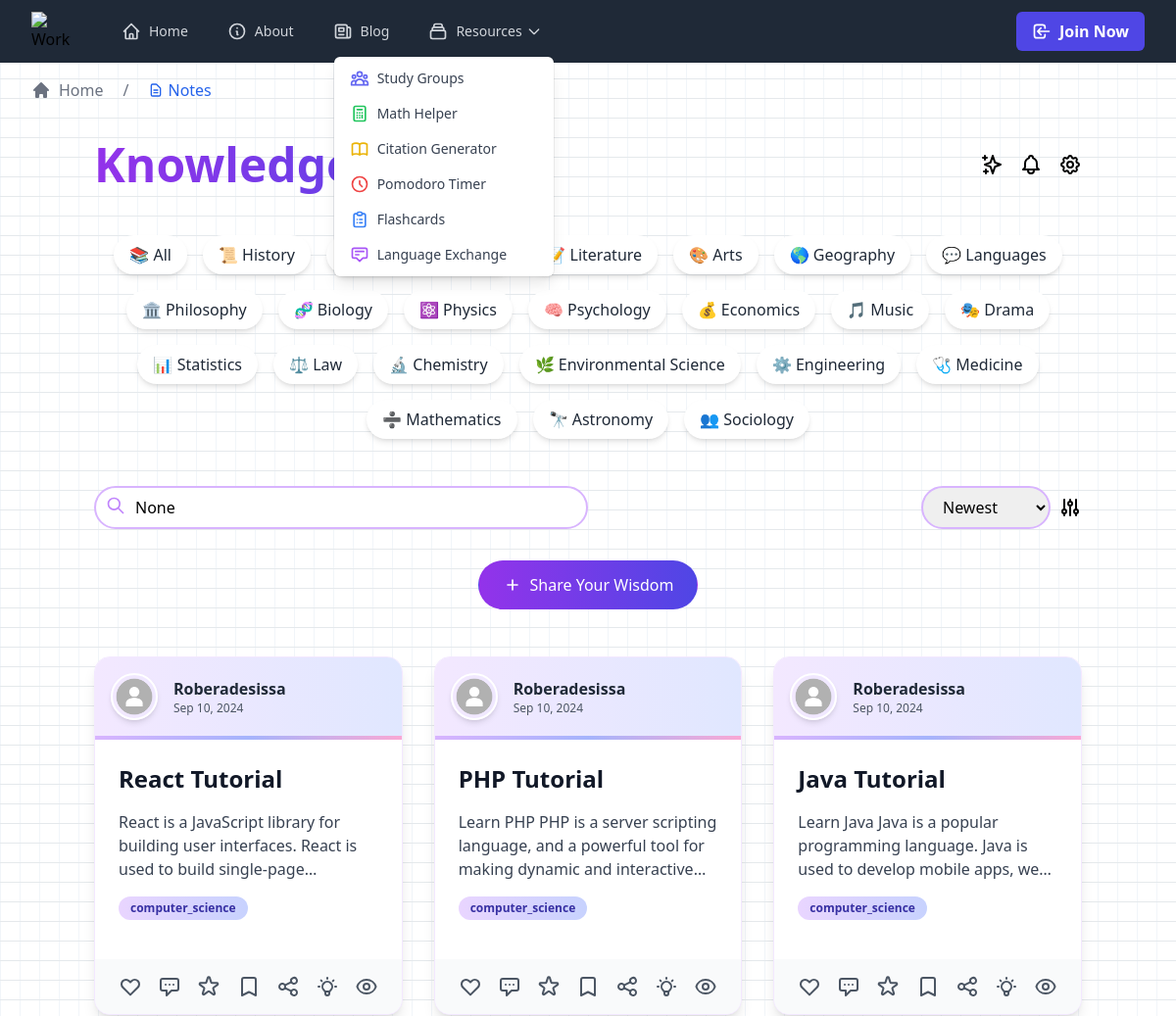
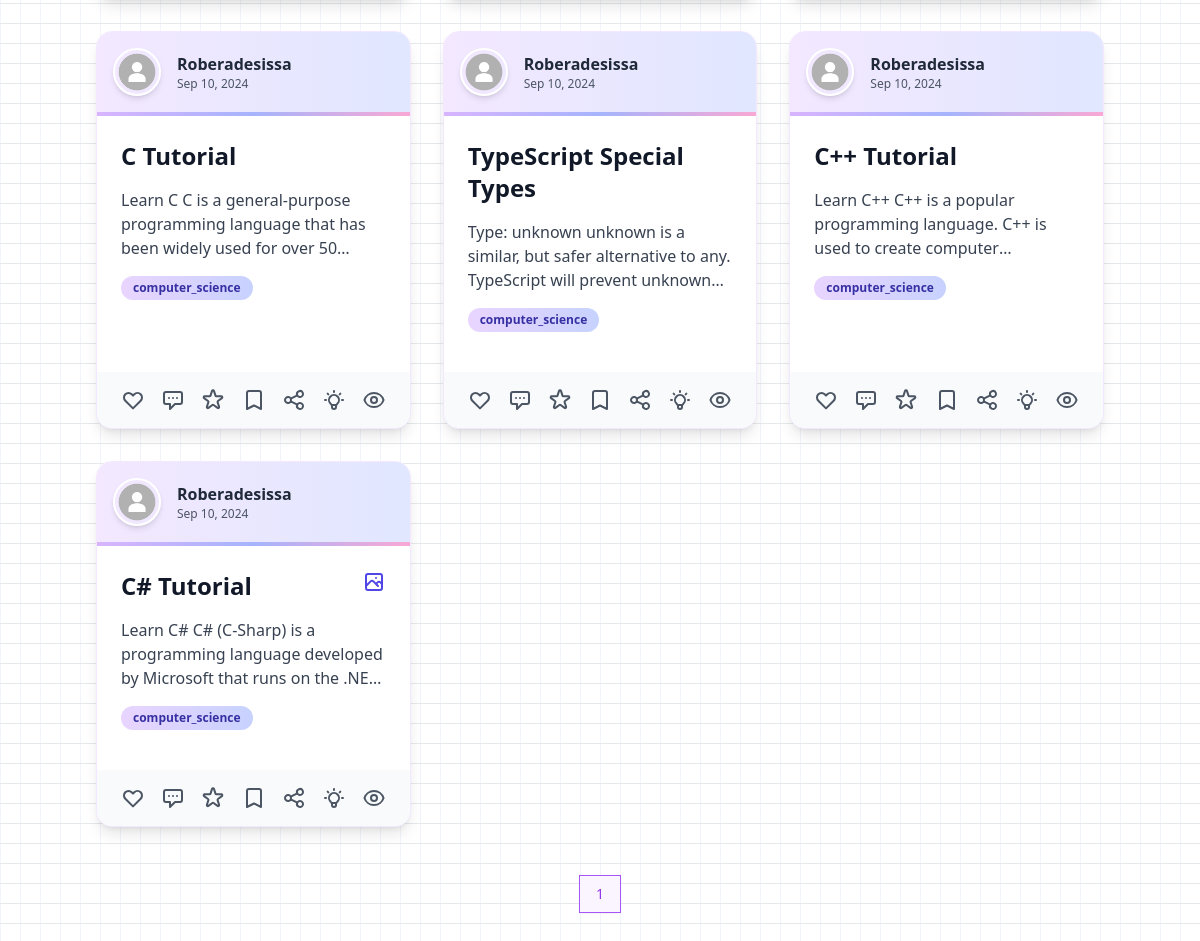
The app's page /notes with its own data (2 pictures, top to bottom).
### models/notes.py (models this page shows, shortened)
class Note(db.Model):
    id = db.Column(db.Integer, primary_key=True)
    title = db.Column(db.String(100), nullable=False)
    summary = db.Column(db.Text, nullable=False)
    content = db.Column(db.Text, nullable=False)
    date_posted = db.Column(db.DateTime, nullable=False, default=datetime.now(timezone.utc))
    subject = db.Column(db.String(50), nullable=False)
    user_id = db.Column(db.Integer, db.ForeignKey('user.id'), nullable=False)
    ratings = db.Column(db.Text, default='[]')
    likes = db.relationship('User', secondary='note_likes', backref=db.backref('liked_notes', lazy='dynamic'))
    dislikes = db.Column(db.Integer, default=0)
    image_file = db.Column(db.String(20), nullable=True)
    comments = db.relationship('Comment', backref='note', lazy='dynamic')
    tags = db.relationship('Tag', secondary=note_tags, backref=db.backref('notes', lazy='dynamic'))
    bookmarks = db.relationship('User', secondary='note_bookmarks', backref=db.backref('bookmarked_notes', lazy='dynamic'))
    note_likes = db.Table('note_likes',
    db.Column('user_id', db.Integer, db.ForeignKey('user.id'), primary_key=True),
    db.Column('note_id', db.Integer, db.ForeignKey('note.id'), primary_key=True)
    )
    note_bookmarks = db.Table('note_bookmarks',
    db.Column('user_id', db.Integer, db.ForeignKey('user.id'), primary_key=True),
    db.Column('note_id', db.Integer, db.ForeignKey('note.id'), primary_key=True)
    )
    saved_by = db.relationship('User', secondary='saved_notes', backref=db.backref('saved_notes', lazy='dynamic'))
    views = db.Column(db.Integer, default=0)
    saved_notes = db.Table('saved_notes',
    db.Column('user_id', db.Integer, db.ForeignKey('user.id'), primary_key=True),
    db.Column('note_id', db.Integer, db.ForeignKey('note.id'), primary_key=True)
    )
    @property
    def ratings_list(self):
        return json.loads(self.ratings)

### models/user.py (models this page shows, shortened)
class User(db.Model, UserMixin):
    id = db.Column(db.Integer, primary_key=True)
    first_name = db.Column(db.String(50), nullable=False)
    last_name = db.Column(db.String(50), nullable=False)
    username = db.Column(db.String(20), unique=True, nullable=False)
    email = db.Column(db.String(120), unique=True, nullable=False)
    password_hash = db.Column(db.String(128), nullable=False)
    school = db.Column(db.String(100), nullable=False)
    major = db.Column(db.String(100), nullable=False)
    year = db.Column(db.String(20), nullable=False)
    posts = db.relationship('Post', backref='author', lazy='dynamic')
    liked_posts = db.relationship('Post', secondary='post_likes', back_populates='liked_by', lazy='dynamic')
    comments = db.relationship('Comment', backref='author', lazy='dynamic')
    bio = db.Column(db.Text)
    location = db.Column(db.String(100))
    website = db.Column(db.String(200))
    notes = db.relationship('Note', backref='author', lazy='dynamic')
    followers = db.relationship('Follow', foreign_keys='Follow.followed_id', backref='followed', lazy='dynamic')
    following = db.relationship('Follow', foreign_keys='Follow.follower_id', backref='follower', lazy='dynamic')
    messages_sent = db.relationship('Message', foreign_keys='Message.sender_id', backref='sender', lazy='dynamic')
    messages_received = db.relationship('Message', foreign_keys='Message.recipient_id', backref='recipient', lazy='dynamic')
    last_message_read_time = db.Column(db.DateTime)
    notifications = db.relationship('Notification', backref='user', lazy='dynamic')
    tasks = db.relationship('Task', backref='user', lazy='dynamic')
    joined_date = db.Column(db.DateTime, default=datetime.utcnow)

### routes/main.py (the view, shortened to what this page needs)
@main.route('/notes')
def notes():
    page = request.args.get('page', 1, type=int)
    subject = request.args.get('subject')
    search = request.args.get('search')
    sort = request.args.get('sort', 'newest')
    query = Note.query
    if subject and subject != 'All':
        query = query.filter(Note.subject == subject)
    if sort == 'newest':
        query = query.order_by(Note.date_posted.desc())
    elif sort == 'popular':
        query = query.order_by((Note.likes - Note.dislikes).desc())
    elif sort == 'rated':
        query = query.order_by(Note.rating.desc())
    elif sort == 'oldest':
        query = query.order_by(Note.date_posted.asc())
    elif sort == 'unrated':
        query = query.filter(Note.rating == 0)
    elif sort == 'unseen':
        query = query.filter(Note.views == 0)
    elif sort == 'saved':
        query = query.filter(Note.saved_by.any(id=current_user.id))
    notes = query.paginate(page=page, per_page=9)
    subjects = [
        'All', 'History', 'Computer Science', 'Literature', 'Arts', 'Geography',
        'Languages', 'Philosophy', 'Biology', 'Physics', 'Psychology', 'Economics',
        'Music', 'Drama', 'Statistics', 'Law', 'Chemistry', 'Environmental Science',
        'Engineering', 'Medicine', 'Mathematics', 'Astronomy', 'Sociology'
    ]
    subject_icons = {
        'All': '📚', 'History': '📜', 'Computer Science': '💻', 'Literature': '📝',
        'Arts': '🎨', 'Geography': '🌎', 'Languages': '💬', 'Philosophy': '🏛️',
        'Biology': '🧬', 'Physics': '⚛️', 'Psychology': '🧠', 'Economics': '💰',
        'Music': '🎵', 'Drama': '🎭', 'Statistics': '📊', 'Law': '⚖️',
        'Chemistry': '🔬', 'Environmental Science': '🌿',
        'Engineering': '⚙️',  # Added Engineering
        'Medicine': '🩺',  # Added Medicine
        'Mathematics': '➗',  # Added Mathematics
        'Astronomy': '🔭',  # Added Astronomy
        'Sociology': '👥'  # Added Sociology
    }
    return render_template('notes.html', notes=notes, subjects=subjects, subject_icons=subject_icons,
                           current_subject=subject, current_sort=sort, search_query=search)

### templates/notes.html (shortened to what this page needs)
{% extends "base.html" %}
{% block breadcrumbs %}
{{ super() }}
<span class="mx-5 text-gray-500">/</span>
<span class="text-blue-600 dark:text-blue-400 dark:hover:text-blue-600 flex items-center">
    <svg class="w-4 h-4 mr-1" fill="none" stroke="currentColor" viewBox="0 0 24 24" xmlns="http://www.w3.org/2000/svg">
        <path stroke-linecap="round" stroke-linejoin="round" stroke-width="2"
            d="M9 12h6m-6 4h6m2 5H7a2 2 0 01-2-2V5a2 2 0 012-2h5.586a1 1 0 01.707.293l5.414 5.414a1 1 0 01.293.707V19a2 2 0 01-2 2z">
        </path>
    </svg>
    Notes
</span>
{% endblock %}
{% block content %}
<div class="min-h-screen py-12 px-4 sm:px-6 lg:px-8">
    <div class="max-w-7xl mx-auto">
        <div class="flex flex-col md:flex-row justify-between items-center mb-12">
            <h1 class="text-5xl font-extrabold mb-4 md:mb-0">
                <span class="text-transparent bg-clip-text bg-gradient-to-r from-purple-600 to-indigo-600">Knowledge Nexus</span>
            </h1>
            <div class="flex items-center space-x-4">
                <button class="tool-btn" title="View Achievements">
                    <svg class="w-6 h-6" fill="none" stroke="currentColor" viewBox="0 0 24 24" xmlns="http://www.w3.org/2000/svg">
                        <path stroke-linecap="round" stroke-linejoin="round" stroke-width="2" d="M5 3v4M3 5h4M6 17v4m-2-2h4m5-16l2.286 6.857L21 12l-5.714 2.143L13 21l-2.286-6.857L5 12l5.714-2.143L13 3z"></path>
                    </svg>
                </button>
                <button class="tool-btn" title="Notifications">
                </button>
                <button class="tool-btn" title="Settings">
                </button>
            </div>
        </div>
        <div class="mb-12 flex flex-wrap justify-center gap-4">
            {% for subject in subjects %}
            <button class="category-btn px-4 py-2 bg-white text-gray-800 rounded-full shadow-md hover:shadow-lg transition duration-300 ease-in-out {% if subject == current_subject %}bg-indigo-500 text-white{% endif %}" data-subject="{{ subject }}">
                {{ subject_icons[subject] }} {{ subject }}
            </button>
            {% endfor %}
        </div>
        <div class="flex flex-col md:flex-row justify-between items-center mb-8">
            <div class="relative w-full md:w-1/2 mb-4 md:mb-0">
                <input type="text" id="search" placeholder="Explore knowledge..." value="{{ search_query }}" class="w-full pl-10 pr-4 py-2 border-2 border-purple-300 rounded-full focus:outline-none focus:border-indigo-500 transition-colors">
                <svg class="absolute left-3 top-2.5 h-5 w-5 text-purple-400" fill="none" stroke="currentColor" viewBox="0 0 24 24" xmlns="http://www.w3.org/2000/svg">
                    <path stroke-linecap="round" stroke-linejoin="round" stroke-width="2" d="M21 21l-6-6m2-5a7 7 0 11-14 0 7 7 0 0114 0z"></path>
                </svg>
            </div>
            <div class="flex space-x-2">
                <select id="sort-by" class="border-2 border-purple-300 rounded-full px-4 py-2 focus:outline-none focus:border-indigo-500 transition-colors">
                    <option value="newest" {% if current_sort == 'newest' %}selected{% endif %}>Newest</option>
                </select>
                <button class="tool-btn" title="Advanced Filters">
                </button>
            </div>
        </div>
        <div class="text-center mb-12">
            <a href="{{ url_for('main.create_note') }}" class="inline-flex items-center px-6 py-3 border border-transparent text-base font-medium rounded-full text-white bg-gradient-to-r from-purple-600 to-indigo-600 hover:from-purple-700 hover:to-indigo-700 focus:outline-none focus:ring-2 focus:ring-offset-2 focus:ring-indigo-500 transition-colors duration-300">
                <svg class="w-5 h-5 mr-2" fill="none" stroke="currentColor" viewBox="0 0 24 24" xmlns="http://www.w3.org/2000/svg">
                    <path stroke-linecap="round" stroke-linejoin="round" stroke-width="2" d="M12 6v6m0 0v6m0-6h6m-6 0H6"></path>
                </svg>
                Share Your Wisdom
            </a>
        </div>
<div class="grid grid-cols-1 md:grid-cols-2 lg:grid-cols-3 gap-8">
    {% for note in notes.items %}
    <div
        class="bg-white rounded-2xl shadow-lg overflow-hidden transition duration-300 hover:shadow-2xl border border-purple-100 transform hover:-translate-y-1 flex flex-col">
        <div class="bg-gradient-to-r from-purple-100 to-indigo-100 p-4 flex items-center space-x-4">
            <img src="{{ note.author.profile_picture or url_for('static', filename='images/default_profile.jpg') }}"
                alt="{{ note.author.username }}" class="w-12 h-12 rounded-full border-2 border-white shadow-md">
            <div>
                <h3 class="font-bold text-gray-800">{{ note.author.username }}</h3>
                <p class="text-xs text-gray-600">{{ note.date_posted.strftime('%b %d, %Y') }}</p>
            </div>
        </div>
        <div class="h-1 bg-gradient-to-r from-purple-300 via-indigo-300 to-pink-300"></div>
        <div class="p-6 flex-grow">
            <div class="flex justify-between items-start mb-4">
                <h2 class="text-2xl font-bold text-gray-900">{{ note.title }}</h2>
                {% if note.image_file %}
                <button onclick="toggleImage({{ note.id }})"
                    class="text-indigo-600 hover:text-indigo-800 transition-colors duration-200 relative group">
                </button>
                {% endif %}
            </div>
            <p class="text-gray-700 mb-4 line-clamp-3">{{ note.summary }}</p>
            <div class="flex flex-wrap gap-2 mb-4">
                <span
                    class="px-3 py-1 bg-gradient-to-r from-purple-200 to-indigo-200 text-indigo-800 text-xs font-semibold rounded-full">
                    {{ note.subject }}
                </span>
            </div>
        </div>
        <div class="bg-gray-50 px-6 py-4 flex justify-between items-center mt-auto">
            <div class="flex space-x-4">
                <button onclick="likeNote({{ note.id }})"
                    class="text-gray-600 hover:text-red-500 transition-colors duration-200">
                    <svg class="w-6 h-6" fill="none" stroke="currentColor" viewBox="0 0 24 24"
                        xmlns="http://www.w3.org/2000/svg">
                        <path stroke-linecap="round" stroke-linejoin="round" stroke-width="2"
                            d="M4.318 6.318a4.5 4.5 0 000 6.364L12 20.364l7.682-7.682a4.5 4.5 0 00-6.364-6.364L12 7.636l-1.318-1.318a4.5 4.5 0 00-6.364 0z">
                        </path>
                    </svg>
                </button>
                <button onclick="openDiscussion({{ note.id }})"
                    class="text-gray-600 hover:text-blue-500 transition-colors duration-200">
                    <svg class="w-6 h-6" fill="none" stroke="currentColor" viewBox="0 0 24 24"
                        xmlns="http://www.w3.org/2000/svg">
                        <path stroke-linecap="round" stroke-linejoin="round" stroke-width="2"
                            d="M8 10h.01M12 10h.01M16 10h.01M9 16H5a2 2 0 01-2-2V6a2 2 0 012-2h14a2 2 0 012 2v8a2 2 0 01-2 2h-5l-5 5v-5z">
                        </path>
                    </svg>
                </button>
                <button onclick="rateNote({{ note.id }})"
                    class="text-gray-600 hover:text-yellow-500 transition-colors duration-200">
                </button>
            </div>
            <div class="flex space-x-4">
                <button onclick="bookmarkNote({{ note.id }})"
                    class="text-gray-600 hover:text-indigo-500 transition-colors duration-200">
                    <svg class="w-6 h-6" fill="none" stroke="currentColor" viewBox="0 0 24 24"
                        xmlns="http://www.w3.org/2000/svg">
                        <path stroke-linecap="round" stroke-linejoin="round" stroke-width="2"
                            d="M5 5a2 2 0 012-2h10a2 2 0 012 2v16l-7-3.5L5 21V5z"></path>
                    </svg>
                </button>
                {% if note.author.id != current_user.id %}
                <button onclick="shareNote({{ note.id }})"
                    class="text-gray-600 hover:text-green-500 transition-colors duration-200">
                </button>
                {% endif %}
                <button onclick="showAISummary({{ note.id }})"
                    class="text-gray-600 hover:text-purple-500 transition-colors duration-200">
                </button>
                <a href="{{ url_for('main.view_note', note_id=note.id) }}"
                    class="text-gray-600 hover:text-teal-500 transition-colors duration-200">
                </a>
            </div>
        </div>
    </div>
    {% endfor %}
</div>
        <div class="mt-12 flex justify-center">
            <nav class="relative z-0 inline-flex rounded-md shadow-sm -space-x-px" aria-label="Pagination">
                {% for page_num in notes.iter_pages(left_edge=1, right_edge=1, left_current=1, right_current=2) %}
                    {% if page_num %}
                        {% if notes.page == page_num %}
                            <a href="{{ url_for('main.notes', page=page_num) }}" class="relative inline-flex items-center px-4 py-2 border border-purple-500 bg-purple-50 text-sm font-medium text-purple-600 hover:bg-purple-100">
                                {{ page_num }}
                            </a>
                        {% else %}
                            <a href="{{ url_for('main.notes', page=page_num) }}" class="relative inline-flex items-center px-4 py-2 border border-gray-300 bg-white text-sm font-medium text-gray-700 hover:bg-gray-50">
                                {{ page_num }}
                            </a>
                        {% endif %}
                    {% else %}
                        <span class="relative inline-flex items-center px-4 py-2 border border-gray-300 bg-white text-sm font-medium text-gray-700">
                            ...
                        </span>
                    {% endif %}
                {% endfor %}
            </nav>
        </div>
    </div>
</div>
{% endblock %}

### records on screen
Note: author.username "Roberadesissa", date_posted "Sep 10, 2024", title "React Tutorial", summary "React is a JavaScript library for building user interfaces. React is used to build…", subject "computer_science"
Note: author.username "Roberadesissa", date_posted "Sep 10, 2024", title "PHP Tutorial", summary "Learn PHP PHP is a server scripting language, and a powerful tool for making dynamic and…", subject "computer_science"
Note: author.username "Roberadesissa", date_posted "Sep 10, 2024", title "Java Tutorial", summary "Learn Java Java is a popular programming language. Java is used to develop mobile apps,…", subject "computer_science"
Note: author.username "Roberadesissa", date_posted "Sep 10, 2024", title "C Tutorial", summary "Learn C C is a general-purpose programming language that has been widely used for over…", subject "computer_science"
Note: author.username "Roberadesissa", date_posted "Sep 10, 2024", title "TypeScript Special Types", summary "Type: unknown unknown is a similar, but safer alternative to any. TypeScript will prevent…", subject "computer_science"
Note: author.username "Roberadesissa", date_posted "Sep 10, 2024", title "C++ Tutorial", summary "Learn C++ C++ is a popular programming language. C++ is used to create…", subject "computer_science"
Note: author.username "Roberadesissa", date_posted "Sep 10, 2024", title "C# Tutorial", summary "Learn C# C# (C-Sharp) is a programming language developed by Microsoft that runs on the…", subject "computer_science"

### other values on screen
{{ subject_icons[subject] }} "📚" "📜" "📝" "🎨" "🌎" "💬" "🏛️" "🧬" "⚛️" "🧠" "💰" "🎵" "🎭" "📊" "⚖️" "🔬" "🌿" "⚙️" "🩺" "➗" "🔭" "👥"
{{ subject }} "All" "History" "Literature" "Arts" "Geography" "Languages" "Philosophy" "Biology" "Physics" "Psychology" "Economics" "Music" "Drama" "Statistics" "Law" "Chemistry" "Environmental Science" "Engineering" "Medicine" "Mathematics" "Astronomy" "Sociology"
{{ page_num }} "1"
